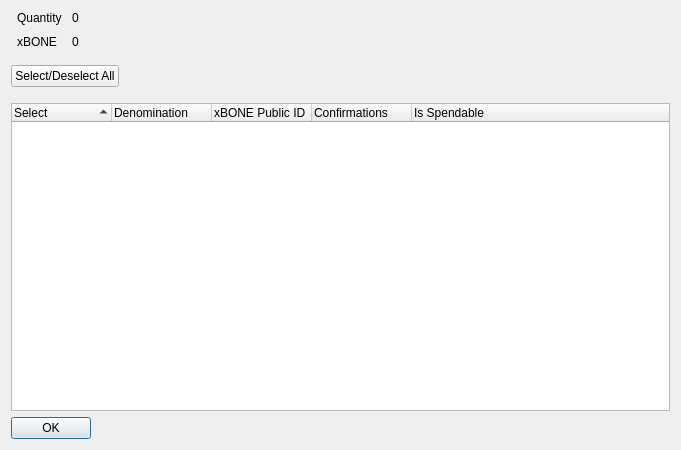
<?xml version="1.0" encoding="UTF-8"?>
<ui version="4.0">
 <class>XIONControlDialog</class>
 <widget class="QDialog" name="XIONControlDialog">
  <property name="geometry">
   <rect>
    <x>0</x>
    <y>0</y>
    <width>681</width>
    <height>450</height>
   </rect>
  </property>
  <property name="minimumSize">
   <size>
    <width>681</width>
    <height>450</height>
   </size>
  </property>
  <property name="windowTitle">
   <string>Select xBONE to Spend</string>
  </property>
  <layout class="QVBoxLayout" name="verticalLayout" stretch="0,0,0,0">
   <item>
    <layout class="QHBoxLayout" name="horizontalLayout" stretch="0,0">
     <property name="spacing">
      <number>-1</number>
     </property>
     <property name="bottomMargin">
      <number>10</number>
     </property>
     <item>
      <layout class="QFormLayout" name="formLayout">
       <property name="horizontalSpacing">
        <number>10</number>
       </property>
       <property name="verticalSpacing">
        <number>10</number>
       </property>
       <property name="leftMargin">
        <number>6</number>
       </property>
       <property name="rightMargin">
        <number>6</number>
       </property>
       <item row="0" column="0">
        <widget class="QLabel" name="labelQuantity">
         <property name="text">
          <string>Quantity</string>
         </property>
        </widget>
       </item>
       <item row="0" column="1">
        <widget class="QLabel" name="labelQuantity_int">
         <property name="text">
          <string>0</string>
         </property>
        </widget>
       </item>
       <item row="1" column="0">
        <widget class="QLabel" name="labelXION">
         <property name="text">
          <string>xBONE</string>
         </property>
        </widget>
       </item>
       <item row="1" column="1">
        <widget class="QLabel" name="labelXION_int">
         <property name="text">
          <string>0</string>
         </property>
        </widget>
       </item>
      </layout>
     </item>
     <item>
      <spacer name="horizontalSpacer_2">
       <property name="orientation">
        <enum>Qt::Horizontal</enum>
       </property>
       <property name="sizeHint" stdset="0">
        <size>
         <width>40</width>
         <height>20</height>
        </size>
       </property>
      </spacer>
     </item>
    </layout>
   </item>
   <item>
    <layout class="QHBoxLayout" name="horizontalLayout3" stretch="0,0">
     <property name="spacing">
      <number>14</number>
     </property>
     <property name="bottomMargin">
      <number>10</number>
     </property>
     <item>
      <widget class="QPushButton" name="pushButtonAll">
       <property name="text">
        <string>Select/Deselect All</string>
       </property>
      </widget>
     </item>
     <item>
      <spacer name="horizontalSpacer">
       <property name="orientation">
        <enum>Qt::Horizontal</enum>
       </property>
       <property name="sizeHint" stdset="0">
        <size>
         <width>40</width>
         <height>20</height>
        </size>
       </property>
      </spacer>
     </item>
    </layout>
   </item>
   <item>
    <widget class="QTreeWidget" name="treeWidget">
     <property name="sizePolicy">
      <sizepolicy hsizetype="Expanding" vsizetype="Expanding">
       <horstretch>0</horstretch>
       <verstretch>0</verstretch>
      </sizepolicy>
     </property>
     <property name="minimumSize">
      <size>
       <width>0</width>
       <height>250</height>
      </size>
     </property>
     <property name="alternatingRowColors">
      <bool>true</bool>
     </property>
     <property name="sortingEnabled">
      <bool>true</bool>
     </property>
     <property name="columnCount">
      <number>5</number>
     </property>
     <attribute name="headerDefaultSectionSize">
      <number>100</number>
     </attribute>
     <column>
      <property name="text">
       <string notr="true">Select</string>
      </property>
     </column>
     <column>
      <property name="text">
       <string notr="true">Denomination</string>
      </property>
     </column>
     <column>
      <property name="text">
       <string notr="true">xBONE Public ID</string>
      </property>
     </column>
     <column>
      <property name="text">
       <string notr="true">Confirmations</string>
      </property>
     </column>
     <column>
      <property name="text">
       <string>Is Spendable</string>
      </property>
     </column>
    </widget>
   </item>
   <item>
    <widget class="QDialogButtonBox" name="buttonBox">
     <property name="sizePolicy">
      <sizepolicy hsizetype="Maximum" vsizetype="Fixed">
       <horstretch>0</horstretch>
       <verstretch>0</verstretch>
      </sizepolicy>
     </property>
     <property name="orientation">
      <enum>Qt::Horizontal</enum>
     </property>
     <property name="standardButtons">
      <set>QDialogButtonBox::Ok</set>
     </property>
    </widget>
   </item>
  </layout>
 </widget>
 <resources/>
 <connections>
  <connection>
   <sender>buttonBox</sender>
   <signal>accepted()</signal>
   <receiver>XIONControlDialog</receiver>
   <slot>accept()</slot>
   <hints>
    <hint type="sourcelabel">
     <x>248</x>
     <y>254</y>
    </hint>
    <hint type="destinationlabel">
     <x>157</x>
     <y>274</y>
    </hint>
   </hints>
  </connection>
  <connection>
   <sender>buttonBox</sender>
   <signal>rejected()</signal>
   <receiver>XIONControlDialog</receiver>
   <slot>reject()</slot>
   <hints>
    <hint type="sourcelabel">
     <x>316</x>
     <y>260</y>
    </hint>
    <hint type="destinationlabel">
     <x>286</x>
     <y>274</y>
    </hint>
   </hints>
  </connection>
 </connections>
</ui>
